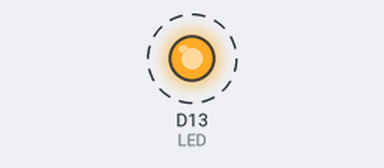
The program below on a simulated Arduino Due. On the bench: output pins drawn as LEDs (lit = HIGH). Dashed ring = blinking. What the program prints to the serial monitor is not drawn.

Above: at 0.5 s.
Timing chart, 0 to 4.6 s (numbered marks = the images above):
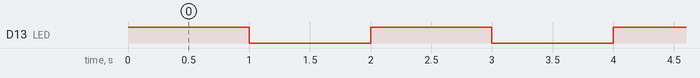

Measured:
- by itself, D13 (LED): alternates HIGH for 1.0 s and LOW for 1.0 s

The program:

main.cpp
```cpp
#include <Arduino.h>

#define LED 13

// put function declarations here:
int myFunction(int, int);

void setup() {

  Serial.begin(9600);

  pinMode(LED, OUTPUT);

  // put your setup code here, to run once:
  int result = myFunction(2, 3);
}

void loop() {
  // put your main code here, to run repeatedly:

  digitalWrite(LED, HIGH);
  Serial.println("LED is on");
  delay(1000);

  digitalWrite(LED, LOW);
  Serial.println("LED is off");
  delay(1000);
}

// put function definitions here:
int myFunction(int x, int y) {
  return x + y;
}
```
